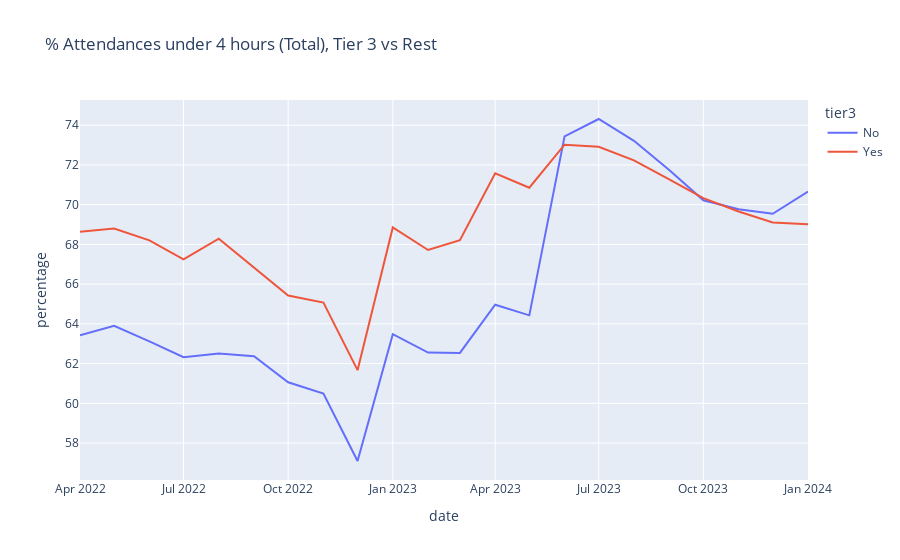

Notebook cell for this chart:
### Code cell
METRIC = 'Attendances under 4 hours (Total)'
tier3_agg['average'] = tier3_agg[METRIC] / tier3_agg['System']
METRIC2 = 'Attendances under 4 hours (Total)'
tier3_agg['percentage'] = tier3_agg[METRIC2] / tier3_agg['Attendances (Total)'] * 100

fig = px.line(tier3_agg, x="date", y="percentage", color="tier3",
              title=f"% {METRIC2}, Tier 3 vs Rest")
fig.show()

### Figure 1 — Plotly figure (JSON) as saved in the notebook; plotly's stock layout.template omitted (floating-point values rounded to 4 significant figures)
{"data": [{"hovertemplate": "tier3=No<br>date=%{x}<br>percentage=%{y}<extra></extra>", "legendgroup": "No", "line": {"color": "#636efa", "dash": "solid"}, "marker": {"symbol": "circle"}, "mode": "lines", "name": "No", "orientation": "v", "showlegend": true, "type": "scatter", "x": ["2022-04-01T00:00:00", "2022-05-01T00:00:00", "2022-06-01T00:00:00", "2022-07-01T00:00:00", "2022-08-01T00:00:00", "2022-09-01T00:00:00", "2022-10-01T00:00:00", "2022-11-01T00:00:00", "2022-12-01T00:00:00", "2023-01-01T00:00:00", "2023-02-01T00:00:00", "2023-03-01T00:00:00", "2023-04-01T00:00:00", "2023-05-01T00:00:00", "2023-06-01T00:00:00", "2023-07-01T00:00:00", "2023-08-01T00:00:00", "2023-09-01T00:00:00", "2023-10-01T00:00:00", "2023-11-01T00:00:00", "2023-12-01T00:00:00", "2024-01-01T00:00:00"], "xaxis": "x", "y": [63.42, 63.9, 63.12, 62.32, 62.5, 62.37, 61.06, 60.49, 57.1, 63.48, 62.55, 62.54, 64.97, 64.43, 73.44, 74.31, 73.22, 71.75, 70.22, 69.77, 69.54, 70.66], "yaxis": "y"}, {"hovertemplate": "tier3=Yes<br>date=%{x}<br>percentage=%{y}<extra></extra>", "legendgroup": "Yes", "line": {"color": "#EF553B", "dash": "solid"}, "marker": {"symbol": "circle"}, "mode": "lines", "name": "Yes", "orientation": "v", "showlegend": true, "type": "scatter", "x": ["2022-04-01T00:00:00", "2022-05-01T00:00:00", "2022-06-01T00:00:00", "2022-07-01T00:00:00", "2022-08-01T00:00:00", "2022-09-01T00:00:00", "2022-10-01T00:00:00", "2022-11-01T00:00:00", "2022-12-01T00:00:00", "2023-01-01T00:00:00", "2023-02-01T00:00:00", "2023-03-01T00:00:00", "2023-04-01T00:00:00", "2023-05-01T00:00:00", "2023-06-01T00:00:00", "2023-07-01T00:00:00", "2023-08-01T00:00:00", "2023-09-01T00:00:00", "2023-10-01T00:00:00", "2023-11-01T00:00:00", "2023-12-01T00:00:00", "2024-01-01T00:00:00"], "xaxis": "x", "y": [68.63, 68.8, 68.2, 67.25, 68.29, 66.85, 65.43, 65.07, 61.67, 68.86, 67.72, 68.22, 71.58, 70.85, 73.02, 72.92, 72.23, 71.27, 70.33, 69.66, 69.1, 69.02], "yaxis": "y"}], "layout": {"legend": {"title": {"text": "tier3"}, "tracegroupgap": 0}, "title": {"text": "% Attendances under 4 hours (Total), Tier 3 vs Rest"}, "xaxis": {"anchor": "y", "domain": [0, 1], "title": {"text": "date"}}, "yaxis": {"anchor": "x", "domain": [0, 1], "title": {"text": "percentage"}}}}
